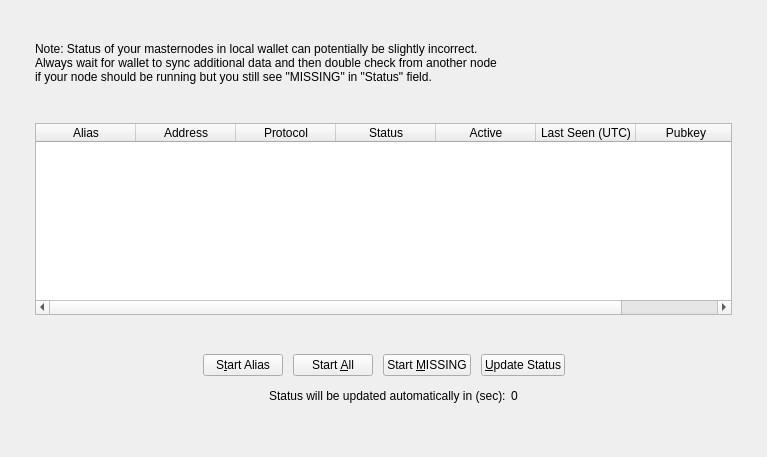
<?xml version="1.0" encoding="UTF-8"?>
<ui version="4.0">
  <class>MasternodeList</class>
  <widget class="QWidget" name="MasternodeList">
    <property name="geometry">
      <rect>
        <x>0</x>
        <y>0</y>
        <width>767</width>
        <height>457</height>
      </rect>
    </property>
    <property name="windowTitle">
      <string>Form</string>
    </property>
    <layout class="QVBoxLayout" name="topLayout">
      <property name="spacing">
        <number>0</number>
      </property>
      <property name="leftMargin">
        <number>35</number>
      </property>
      <property name="topMargin">
        <number>42</number>
      </property>
      <property name="rightMargin">
        <number>35</number>
      </property>
      <property name="bottomMargin">
        <number>42</number>
      </property>
      <item>
        <widget class="QFrame" name="tabMyMasternodes">
          <property name="lineWidth">
            <number>0</number>
          </property>
          <layout class="QVBoxLayout" name="verticalLayout">
            <property name="spacing">
              <number>0</number>
            </property>
            <property name="leftMargin">
              <number>0</number>
            </property>
            <property name="topMargin">
              <number>0</number>
            </property>
            <property name="rightMargin">
              <number>0</number>
            </property>
            <property name="bottomMargin">
              <number>0</number>
            </property>
            <item>
              <layout class="QVBoxLayout" name="verticalLayout_2">
                <property name="spacing">
                  <number>0</number>
                </property>
                <property name="bottomMargin">
                  <number>0</number>
                </property>
                <item>
                  <layout class="QHBoxLayout" name="horizontalLayout_note">
                    <property name="bottomMargin">
                      <number>0</number>
                    </property>
                    <item>
                      <widget class="QLabel" name="updateNote">
                        <property name="text">
                          <string>Note: Status of your masternodes in local wallet can potentially be slightly incorrect.&lt;br /&gt;Always wait for wallet to sync additional data and then double check from another node&lt;br /&gt;if your node should be running but you still see &quot;MISSING&quot; in &quot;Status&quot; field.</string>
                        </property>
                      </widget>
                    </item>
                  </layout>
                </item>
                <item>
                  <spacer name="verticalSpacer">
                    <property name="orientation">
                      <enum>Qt::Vertical</enum>
                    </property>
                    <property name="sizeHint" stdset="0">
                      <size>
                        <width>20</width>
                        <height>20</height>
                      </size>
                    </property>
                  </spacer>
                </item>
                <item>
                  <widget class="QTableWidget" name="tableWidgetMyMasternodes">
                    <property name="minimumSize">
                      <size>
                        <width>695</width>
                        <height>0</height>
                      </size>
                    </property>
                    <property name="palette">
                      <palette>
                        <active>
                          <colorrole role="Text">
                            <brush brushstyle="SolidPattern">
                              <color alpha="255">
                                <red>51</red>
                                <green>51</green>
                                <blue>51</blue>
                              </color>
                            </brush>
                          </colorrole>
                        </active>
                        <inactive>
                          <colorrole role="Text">
                            <brush brushstyle="SolidPattern">
                              <color alpha="255">
                                <red>51</red>
                                <green>51</green>
                                <blue>51</blue>
                              </color>
                            </brush>
                          </colorrole>
                        </inactive>
                        <disabled>
                          <colorrole role="Text">
                            <brush brushstyle="SolidPattern">
                              <color alpha="255">
                                <red>85</red>
                                <green>85</green>
                                <blue>85</blue>
                              </color>
                            </brush>
                          </colorrole>
                        </disabled>
                      </palette>
                    </property>
                    <property name="editTriggers">
                      <set>QAbstractItemView::NoEditTriggers</set>
                    </property>
                    <property name="alternatingRowColors">
                      <bool>true</bool>
                    </property>
                    <property name="selectionMode">
                      <enum>QAbstractItemView::SingleSelection</enum>
                    </property>
                    <property name="selectionBehavior">
                      <enum>QAbstractItemView::SelectRows</enum>
                    </property>
                    <property name="sortingEnabled">
                      <bool>true</bool>
                    </property>
                    <attribute name="horizontalHeaderStretchLastSection">
                      <bool>true</bool>
                    </attribute>
                    <column>
                      <property name="text">
                        <string>Alias</string>
                      </property>
                    </column>
                    <column>
                      <property name="text">
                        <string>Address</string>
                      </property>
                    </column>
                    <column>
                      <property name="text">
                        <string>Protocol</string>
                      </property>
                    </column>
                    <column>
                      <property name="text">
                        <string>Status</string>
                      </property>
                    </column>
                    <column>
                      <property name="text">
                        <string>Active</string>
                      </property>
                    </column>
                    <column>
                      <property name="text">
                        <string>Last Seen (UTC)</string>
                      </property>
                    </column>
                    <column>
                      <property name="text">
                        <string>Pubkey</string>
                      </property>
                    </column>
                  </widget>
                </item>
                <item>
                  <spacer name="verticalSpacer_3">
                    <property name="orientation">
                      <enum>Qt::Vertical</enum>
                    </property>
                    <property name="sizeHint" stdset="0">
                      <size>
                        <width>20</width>
                        <height>20</height>
                      </size>
                    </property>
                  </spacer>
                </item>
                <item>
                  <layout class="QHBoxLayout" name="horizontalLayout_5">
                    <property name="spacing">
                      <number>10</number>
                    </property>
                    <property name="bottomMargin">
                      <number>0</number>
                    </property>
                    <item>
                      <spacer name="horizontalSpacer">
                        <property name="orientation">
                          <enum>Qt::Horizontal</enum>
                        </property>
                        <property name="sizeHint" stdset="0">
                          <size>
                            <width>40</width>
                            <height>20</height>
                          </size>
                        </property>
                      </spacer>
                    </item>
                    <item>
                      <widget class="QPushButton" name="startButton">
                        <property name="text">
                          <string>S&amp;tart Alias</string>
                        </property>
                      </widget>
                    </item>
                    <item>
                      <widget class="QPushButton" name="startAllButton">
                        <property name="text">
                          <string>Start &amp;All</string>
                        </property>
                      </widget>
                    </item>
                    <item>
                      <widget class="QPushButton" name="startMissingButton">
                        <property name="text">
                          <string>Start &amp;MISSING</string>
                        </property>
                      </widget>
                    </item>
                    <item>
                      <widget class="QPushButton" name="UpdateButton">
                        <property name="text">
                          <string>&amp;Update Status</string>
                        </property>
                      </widget>
                    </item>
                    <item>
                      <spacer name="horizontalSpacer_5">
                        <property name="orientation">
                          <enum>Qt::Horizontal</enum>
                        </property>
                        <property name="sizeHint" stdset="0">
                          <size>
                            <width>40</width>
                            <height>20</height>
                          </size>
                        </property>
                      </spacer>
                    </item>
                  </layout>
                </item>
                <item>
                  <layout class="QHBoxLayout" name="horizontalLayout">
                    <property name="spacing">
                      <number>5</number>
                    </property>
                    <item>
                      <spacer name="verticalSpacer_2">
                        <property name="orientation">
                          <enum>Qt::Vertical</enum>
                        </property>
                        <property name="sizeHint" stdset="0">
                          <size>
                            <width>20</width>
                            <height>20</height>
                          </size>
                        </property>
                      </spacer>
                    </item>
                    <item>
                      <spacer name="horizontalSpacer_2">
                        <property name="orientation">
                          <enum>Qt::Horizontal</enum>
                        </property>
                        <property name="sizeHint" stdset="0">
                          <size>
                            <width>40</width>
                            <height>20</height>
                          </size>
                        </property>
                      </spacer>
                    </item>
                    <item>
                      <widget class="QLabel" name="autoupdate_label">
                        <property name="text">
                          <string>Status will be updated automatically in (sec):</string>
                        </property>
                      </widget>
                    </item>
                    <item>
                      <widget class="QLabel" name="secondsLabel">
                        <property name="text">
                          <string>0</string>
                        </property>
                      </widget>
                    </item>
                    <item>
                      <spacer name="horizontalSpacer_3">
                        <property name="orientation">
                          <enum>Qt::Horizontal</enum>
                        </property>
                        <property name="sizeHint" stdset="0">
                          <size>
                            <width>40</width>
                            <height>20</height>
                          </size>
                        </property>
                      </spacer>
                    </item>
                  </layout>
                </item>
              </layout>
            </item>
          </layout>
        </widget>
      </item>
    </layout>
  </widget>
  <resources/>
  <connections/>
</ui>
